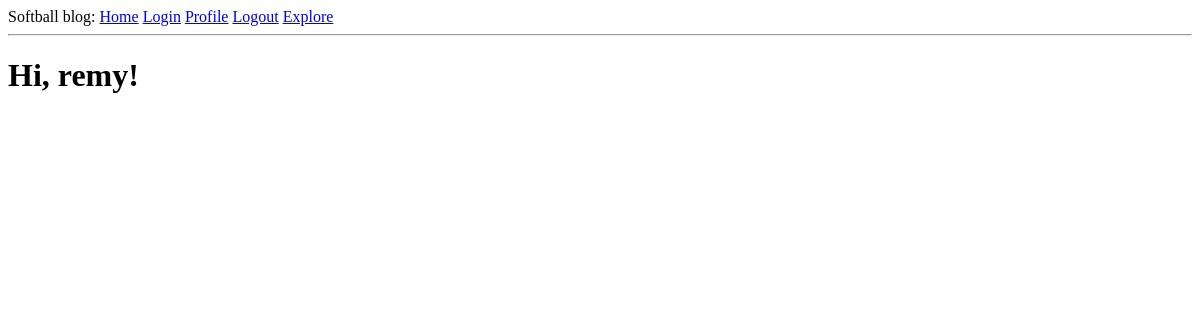
The page /explore (signed in) on the database as committed earlier.
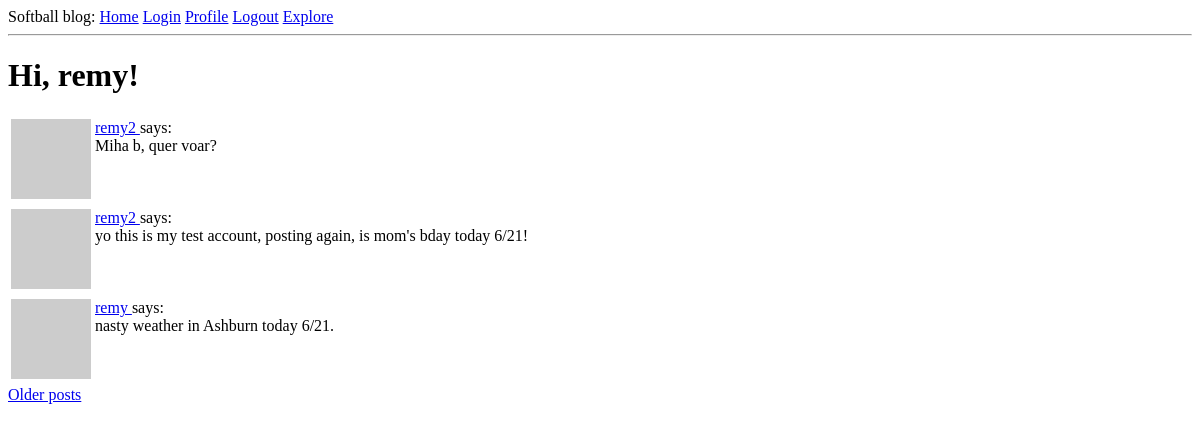
The same page on the database as committed later.
### app/models.py (models this page shows, shortened)
class User(UserMixin, db.Model):
    id = db.Column(db.Integer, primary_key=True)
    username = db.Column(db.String(64), index=True, unique=True)
    email = db.Column(db.String(120), index=True, unique=True)
    password_hash = db.Column(db.String(128))
    posts = db.relationship("Post", backref="author", lazy="dynamic")
    about_me = db.Column(db.String(140))
    last_seen = db.Column(db.DateTime, default=datetime.utcnow)
    followed = db.relationship(
        "User",
        secondary=followers,
        primaryjoin=(followers.c.follower_id == id),
        secondaryjoin=(followers.c.followed_id == id),
        backref=db.backref("followers", lazy="dynamic"),
        lazy="dynamic",
    )
    def avatar(self, size):
        digest = md5(self.email.lower().encode("utf-8")).hexdigest()
        return f"https://www.gravatar.com/avatar/{digest}?d=robohash&s={size}"

class Post(db.Model):
    id = db.Column(db.Integer, primary_key=True)
    body = db.Column(db.String(140))
    timestamp = db.Column(db.DateTime, index=True, default=datetime.utcnow)
    user_id = db.Column(db.Integer, db.ForeignKey("user.id"))

### app/routes.py (the view)
@app.route("/explore")
@login_required
def explore():
    page = request.args.get("page", 1, type=int)
    posts = Post.query.order_by(Post.timestamp.desc()).paginate(
        page=page, per_page=app.config["POSTS_PER_PAGE"], error_out=False
    )
    next_url = url_for("explore", page=posts.next_num) if posts.has_next else None
    prev_url = url_for("explore", page=posts.prev_num) if posts.has_prev else None
    return render_template(
        "index.html",
        title="Explore",
        posts=posts.items,
        next_url=next_url,
        prev_url=prev_url,
    )

### app/models.py (called while the page is built)
@login.user_loader
def load_user(id):
    return User.query.get(int(id))

### app/routes.py (called while the page is built)
@app.before_request
def before_request():
    if current_user.is_authenticated:
        current_user.last_seen = datetime.utcnow()
        db.session.commit()

### app/templates/index.html (shortened to what this page needs)
{% extends "base.html" %}
{% block content %}
<h1>Hi, {{ current_user.username }}!</h1>
{% for post in posts %}
{% include '_post.html' %}
{% endfor %}
{% if next_url %}
<a href="{{ next_url }}">Older posts</a>
{% endif %}
{% endblock %}

### app/templates/base.html (shortened to what this page needs)
<!doctype html>
<html>
    <head>
    </head>
    <body>
        <div>
            Softball blog:
            <a href="{{ url_for('index') }}">Home</a>
            <a href="{{ url_for('login') }}">Login</a>
            <a href="{{ url_for('user', username=current_user.username) }}">Profile</a>
            <a href="{{ url_for('logout' )}}">Logout</a>
            <a href="{{ url_for('explore') }}">Explore</a>
        </div>
        <hr>
        {% block content %}{% endblock %}
    </body>
</html>

### app/templates/_post.html
<table>
    <tr valign="top">
        <td><img src="{{ post.author.avatar(36) }}"></td>
        <td>
            <a href="{{ url_for('user', username=post.author.username) }}">
                {{ post.author.username }}
            </a>
            says:<br>{{ post.body }}
        </td>
    </tr>
</table>

Rows that differ between the two databases and show on the page:
added Post: author.username "remy2", body "Miha b, quer voar?"
added Post: author.username "remy2", body "yo this is my test account, posting again, is mom's bday today 6/21!"
added Post: author.username "remy", body "nasty weather in Ashburn today 6/21."
Other text that changed with them:
text now shown: "Older posts"
